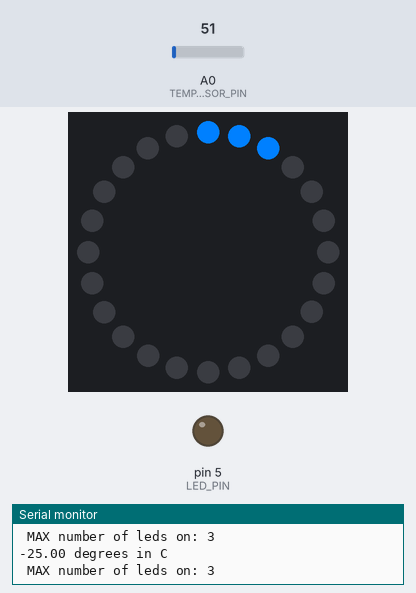
Bench run of a sketch on a simulated Arduino Uno, built with avr-gcc and run on an emulated ATmega328P. Parts: 24 RGB LEDs in a ring, first at the top, clockwise, output pins drawn as LEDs (lit = HIGH), the last lines printed to the serial monitor. The test bench sets the inputs (shaded band); at power-on: A0 (TEMPERATURE_SENSOR_PIN) = 51.

Above: at 1.2 s.
1.3 s: A0 (TEMPERATURE_SENSOR_PIN) set to 71
2.8 s: A0 (TEMPERATURE_SENSOR_PIN) set to 86
At 3.7 s:
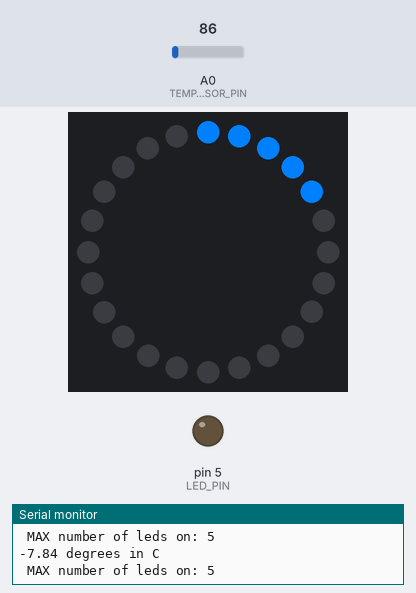
4.3 s: A0 (TEMPERATURE_SENSOR_PIN) set to 112
At 4.8 s:
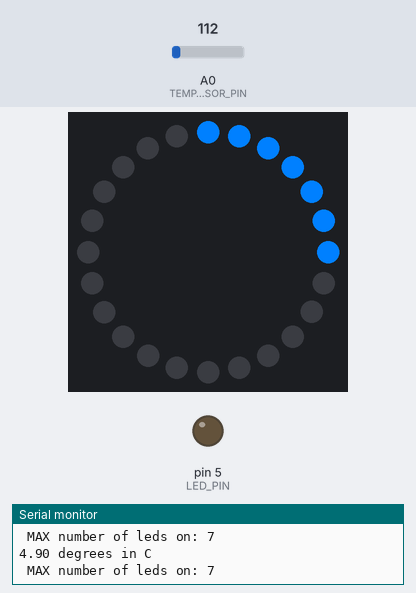
Timing chart, 0 to 7.3 s (numbered marks = the images above; inputs shaded):
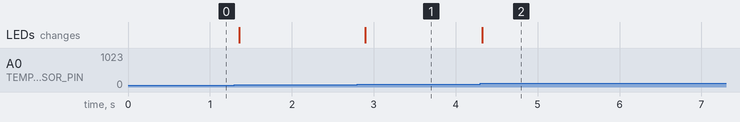

Measured:
- after the input at 2.8 s, the LEDs: change after 0.10 s (image 1)
- after the input at 4.3 s, the LEDs: change at once (image 2)

The sketch:

exerc_4_3.ino
```cpp
// (C) Lina Boman, Graciela Coate Cano, Jina Dawood,
// Group: 13 (2022)
// Work package 4
// Exercise 3: ADDRESSABLE LEDS.
// Submission code: 754-Cc
// https://www.tinkercad.com/things/gIWgcrw0Nsc-sizzling-trug-bojo/editel?sharecode=mM_hLxMztOd6jdjT_ol94-e7FmgbOCt90Levfl5QAqo

// Library to use the NeoPixel ring.
#include <Adafruit_NeoPixel.h>

// Bellow (lines 12, 13 and 14) we define the names for the pins 6, 5 and A0.
#define NEOPIXEL_RING_PIN 6
#define LED_PIN 5
#define TEMPERATURE_SENSOR_PIN A0

// Initialize number_of_leds to 24, since the ring has 24 leds.
int const number_of_leds = 24;

// NeoPixel constructor whit three program parameters: number_of_leds, NEOPIXEL_RING_PIN , and pixel type.
Adafruit_NeoPixel neopixel_ring = Adafruit_NeoPixel(number_of_leds, NEOPIXEL_RING_PIN , NEO_GRB + NEO_KHZ800);

// Opens serial port, sets up each pin.
void setup()
{
  // Opens the serial port at 9600 bps (bits per second),
  // to use Serial.println()
  Serial.begin(9600);
  neopixel_ring.begin(); // Configures NeoPixel pin for output.

  // Set TEMPERATURE_SENSOR_PIN as input
  pinMode(TEMPERATURE_SENSOR_PIN, INPUT);
  // Set LED_PIN as output.
  pinMode(LED_PIN, OUTPUT);

  // Initialize the leds to white
  for(byte i = 0; i < number_of_leds; i++)
  {
    // Colors go from 0 to 255, each value corresponds to Red, Green and Blue.
    neopixel_ring.setPixelColor(i, 0, 0, 0);
    // Transmits pixel data in RAM to NeoPixels.
    neopixel_ring.show();
  }
}

// In the following loop, it measures periodically the temperature
// and displays the value based on the temperature sensor on the NeoPixel ring.
// When it reaches the maximum value (when all the leds in the ring are on),
// it turns on a single red led to indicate that it sensed the maximum temperature.
void loop()
{
  // Turn off the single led.
  digitalWrite(LED_PIN, LOW);

  // Read temperature sensor value.
  int temperature_sensor = analogRead(TEMPERATURE_SENSOR_PIN);

  // Calculate voltage from the value read from the temperature sensor,
  // Below we define a factor to perform the voltage convertion (5000 to get millivots,
  // convert millivolts into temperature).
  double const sensor_readings_to_millivolts_factor = 5019.5 / 1024.0;
  // Perform the conversion to voltage.
  double const voltage = temperature_sensor * sensor_readings_to_millivolts_factor;

  // Define these constants to convert the voltage to temperature in celsius.
  double const voltage_offset = 500.0;
  // Factor used for the conversion to celsius.
  double const voltage_to_celsius_factor = 1 / 10.0;
  // Perfomr conversion to celsius.
  double const temperature_celsius = (voltage - voltage_offset) * voltage_to_celsius_factor;
  // print out the temperature in celsius
  Serial.print(temperature_celsius);
  Serial.println(" degrees in C");

  // We want the leds in the neopixel ring to change lineally proportional to the changes in the temperature sensor,
  // i.e., when te temperature is at its minimum value (-40 celsius), we want to turn on only one led (led with index zero),
  // then when the temperature is at its maximum value (125 celsius), we want to turn on all the leds in the ring (leds from index zero
  // to index 23) and when the temperature is at its mid value, we want to turn on only oe half of the ring
  // (leds with indices from zero to eleven).
  // Considering the above points (pairs of temperature values and led indices from the ring)
  // we compute the equation of a line,
  // which is used to convert each temperature value into their corresponding maximum led index that should be turn on.
  // To compute the slope and the y-intercept of the line equation, we consider the following points:
  // (-40 celsius, index 0 of the neopixel ring led),
  // and (125 celsius, index 23 of the neopixel ring led).
  double const slope = 23.0 / 165.0; // Calculated the slope of the line equation.
  double const y_intercept = 920.0 / 165.0; // Calculated y-intercept of the line equiation.
  // Using line equation, we obtain the maximum index of the led to be turn on.
  double led_number = slope * temperature_celsius + y_intercept; // y = m * x + b
  int max_number_of_leds_on = (int) led_number; // Casting to integer.
  Serial.print(" MAX number of leds on: "); // Show the number of leds to be turned on.
  Serial.println(max_number_of_leds_on + 1); // +1, as our leds are indexed from 0 to 23.


  // Turn on the leds with indices 0 to max_number_of_leds_on.
  for(byte i = 0; i <= max_number_of_leds_on; i++)
  {
    // Turn on the ith led and set the color Red = 0, Green = 128 and Blue = 255. Sets a blueish color.
    neopixel_ring.setPixelColor(i, 0, 128, 255);
  }
  // Turn off the rest of the leds.
  for (byte j = max_number_of_leds_on + 1; j < number_of_leds; j++)
  {
    // Turn off the ith led by setting Red = 0, Green = 0 and Blue = 0.
    neopixel_ring.setPixelColor(j, 0, 0, 0);
  }

  // Turn on the single red led when the maximum temperature is reached.
  if (max_number_of_leds_on >= number_of_leds - 1)
  {
    // Turn on LED_PIN
    digitalWrite(LED_PIN, HIGH);
  }

  // Call the show function from the neopixel_ring
  neopixel_ring.show();
  // Adds a delay of 100 millisecond.
  delay(100);
}
```
